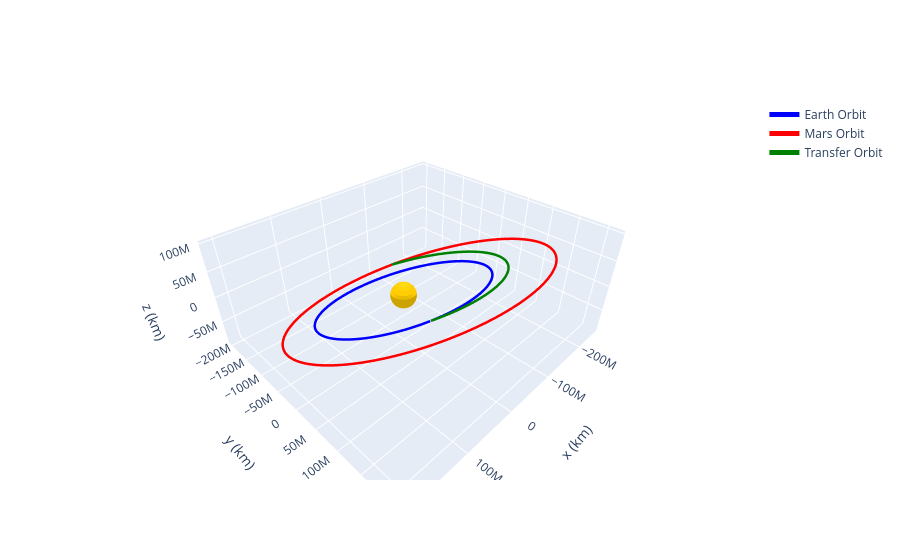

Here is the notebook cell this chart was saved with:
### Code cell
from astropy.time import Time, TimeDelta
from hapsira.ephem import Ephem
from hapsira.twobody.sampling import EpochBounds
from astropy.coordinates import solar_system_ephemeris

solar_system_ephemeris.set("jpl")
# Set dates for launch and arrival of Mars Orbiting Lab
date_launch = Time('2011-11-26 15:02', scale='tdb')
date_arrival = Time('2012-08-06 05:17', scale='tdb')

orb_Launch = Orbit.from_ephem(Sun, Ephem.from_body(Earth, date_launch), date_launch) # create an orbit from the ephemeris of Earth at the launch date
orb_Arrival = Orbit.from_ephem(Sun, Ephem.from_body(Mars, date_arrival), date_arrival) # create an orbit from the ephemeris of Mars at the arrival date

# Sample Earth's orbit over ~1 year around the launch date
earth_epochs = date_launch + TimeDelta(np.linspace(0, 365, 200), format='jd')
earth_ephem = Ephem.from_body(Earth, earth_epochs)

# Sample Mars' orbit over ~1 Martian year (~687 days) around arrival
mars_epochs = date_arrival + TimeDelta(np.linspace(-687, 0, 200), format='jd')
mars_ephem = Ephem.from_body(Mars, mars_epochs)

# create a Lambert maneuver to transfer from the launch orbit to the arrival orbit
man_lambert = Maneuver.lambert(orb_Launch, orb_Arrival) 

# Each impulse is (time_offset, delta_v_vector) — unpack both
(t_a, dv_a), (t_b, dv_b) = man_lambert.impulses

# create a transfer orbit from the launch orbit and the delta v required for the Lambert maneuver
orb_transfer = Orbit.from_vectors(Sun, orb_Launch.r, orb_Launch.v + dv_a, epoch = date_launch) 

# get the ephemeris of the transfer orbit
transfer_ephem = orb_transfer.to_ephem(
    strategy = EpochBounds(min_epoch = date_launch, max_epoch = date_arrival)
)

op = OrbitPlotter(backend = Plotly3D()) # create an orbital plotter object with Plotly backend
op.set_attractor(Sun)
op.plot_ephem(earth_ephem, label='Earth Orbit', color='blue') # plot Earth's orbit
op.plot_ephem(mars_ephem, label='Mars Orbit', color='red') # plot Mars' orbit
op.plot_ephem(transfer_ephem, label = 'Transfer Orbit', color = 'green') # plot the transfer orbit
op.show() # show the plot
